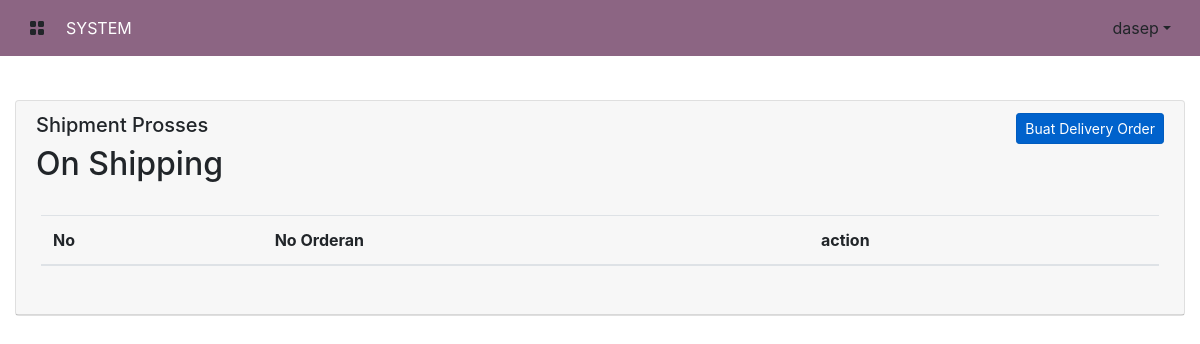
/index.php/i/p_requirment (signed in), run on an earlier commit of the app's database.
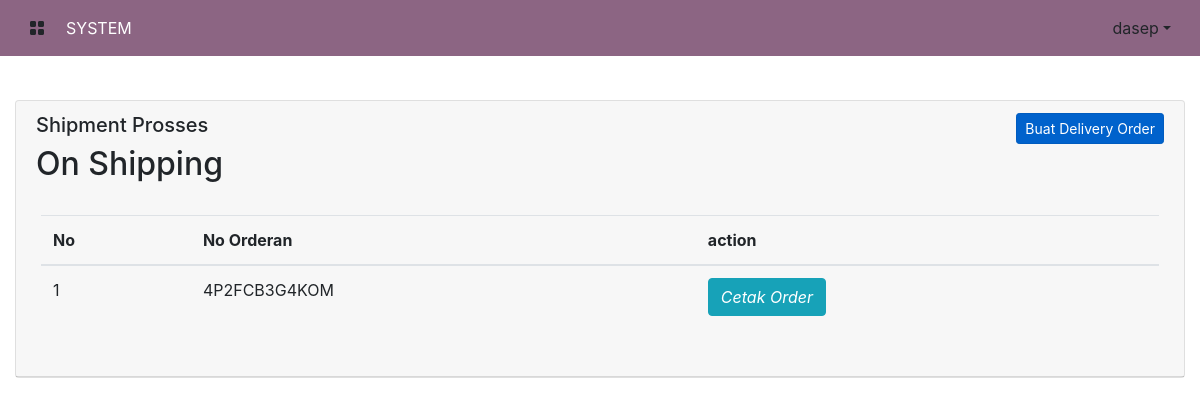
And on a later commit of the database.
### tables this page shows
CREATE TABLE `akun` (
  `id` int(11) NOT NULL AUTO_INCREMENT,
  `email` varchar(255) DEFAULT NULL,
  `nama` varchar(255) DEFAULT NULL,
  `password` varchar(255) DEFAULT NULL,
  `role_id` varchar(3) DEFAULT NULL,
  PRIMARY KEY (`id`)
);

CREATE TABLE `i_order_rq` (
  `id` int(11) NOT NULL AUTO_INCREMENT,
  `no_order` varchar(200) DEFAULT NULL,
  `supir` varchar(200) DEFAULT NULL,
  `status` varchar(100) DEFAULT NULL,
  `customer` varchar(100) DEFAULT NULL,
  `tanggal` date DEFAULT NULL,
  `awb` varchar(100) DEFAULT NULL,
  `truck` varchar(100) DEFAULT NULL,
  `shipment` varchar(100) DEFAULT NULL,
  `spesial_instruct` text DEFAULT NULL,
  PRIMARY KEY (`id`)
);

### application/controllers/i/P_requirment.php (called while the page is built, shortened)
<?php
class P_requirment  extends CI_Controller
{
	function index()
	{
		$data = array(
			'akun' => $this->db->get_where('akun', array('email' => $this->session->userdata('email')))->row(),
			'url'  => $this->uri->segment(2),
			'order'		=> $this->inventory_model->sc_control("i_order_rq")->result()
		);
		$this->load->view('template/header', $data);
		$this->load->view('inventory/delivery_order', $data);
		$this->load->view('template/footer');
	}
}

### index.php (called while the page is built, shortened)
<?php
require_once BASEPATH.'core/CodeIgniter.php';

### application/models/inventory_model.php (called while the page is built, shortened)
<?php
class Inventory_model extends CI_Model
{
	function sc_control($table)
	{
		return  $this->db->get($table);
	}
}

### application/views/inventory/delivery_order.php (the view, shortened to what this page needs)
<div id="responsive" class="container-fluid ">
  <div class="row">
    <div class="col-12">
      <div class="card card-chart">
        <div class="card-header ">
          <div class="row">
            <div class="col-sm-6 text-left">
              <h5 class="card-category">Shipment Prosses</h5>
              <h2 class="card-title">On Shipping</h2>
            </div>
            <div class="col-sm-6">
              <a target="blank" class="btn btn-sm btn-primary btn-simple active float-right" href="<?php echo base_url("i/Order") ?>">
                Buat Delivery Order
              </a>
            </div>
            <div class="card-body">
              <table id="table_id" class="table striped">
                <thead>
                  <tr>
                    <th>No</th>
                    <th>No Orderan</th>
                    <th>action</th>
                  </tr>
                </thead>
                <tbody>
                  <?php $no = 1;
                  foreach ($order as $gg) : ?>
                    <tr>
                      <td><?= $no++ ?></td>
                      <td><?= $gg->no_order ?></td>
                      <td><a href="<?= base_url('i/P_requirment/CetakDO/' . $gg->no_order) ?>" target="_blank" class="btn btn-info btn-fab btn-fab-mini btn-round">
                          <i class="tim-icons icon-delivery-fast">Cetak Order</i>
                        </a></td>
                      <!-- <td><?= $no++ ?></td>
                      <td><?= $gg->awb ?></td>
                      <td><?= $gg->shipref ?></td>
                      <td><?= $gg->product_number ?></td>
                      <td><?= $gg->quantity ?></td>
                      <td><?= $gg->pallet ?></td>
                      <td><?= $gg->total_cbm ?></td>
                      <td><a href="<?= base_url('i/P_requirment/CetakDO/' . $gg->awb) ?>" target="_blank" class="btn btn-info btn-fab btn-fab-mini btn-round">
                          <i class="tim-icons icon-delivery-fast">Cetak Order</i>
                        </a></td> -->
                    </tr>
                  <?php endforeach ?>
                </tbody>
              </table>
            </div>
          </div>
        </div>
      </div>
    </div>
  </div>

### application/views/template/header.php (shortened to what this page needs)
<!doctype html>
<html lang="en">
  <head>
    <link rel="stylesheet" href="<?= base_url('assets/css/')?>bootstrap.css">
    <link rel="stylesheet" href="<?= base_url('assets/css/')?>custome.css">
    <link rel="stylesheet" href="<?= base_url('assets/css/')?>bootstrap.min.css">
    <link rel="stylesheet" href="<?= base_url('assets/css/')?>bootstrap-grid.css">
    <link rel="stylesheet" href="<?= base_url('assets/css/')?>bootstrap-grid.min.css">
    <link rel="stylesheet" type="text/css" href="https://cdn.datatables.net/v/dt/jqc-1.12.4/dt-1.11.0/b-2.0.0/sl-1.3.3/datatables.min.css"/>
    <link rel="stylesheet" href="<?= base_url('assets/css/')?>glightbox.min.css" />
  </head>
  <body>
   <div id="wrapper" class="toggled">
   <header>
        <nav class="navbar navbar-expand-md navbar-dark fixed-top" style="background-color:#8c6583;">
            <a href="#menu-toggle" class="btn btn-default" id="menu-toggle"><i class="bi bi-grid-fill"></i></a>
          <div class="collapse navbar-collapse" id="navbarCollapse">
            <ul class="navbar-nav mr-auto">
              <li class="nav-item active">
                <a class="nav-link" href="#">SYSTEM<span class="sr-only"></span></a>
              </li>
            </ul>
          <div class="dropdown nav-item">
          <a href="#" class=" btn btn-default dropdown-toggle" data-toggle="dropdown">
            <?= $akun->nama?></a>
          </div>
          </div>
        </nav>
    </header>

### application/views/template/footer.php (shortened to what this page needs)
    </div>
        </div>
</body>
</html>

### assets/css/custome.css (style rules this page uses)
#wrapper { padding-left: 0; -webkit-transition: all 0.5s ease; -moz-transition: all 0.5s ease; -o-transition: all 0.5s ease; transition: all 0.5s ease; }
#wrapper.toggled { padding-left: 250px; }
@media (min-width:768px) { #wrapper { padding-left: 250px; } }
@media (min-width:768px) { #wrapper.toggled { padding-left: 0; } }

### application/views/template/header.php (style rules this page uses)
#responsive { margin-top:0; padding-top:100px; position:absolute; }

What changed in the data, as far as the page shows it:
added i_order_rq: no_order "4P2FCB3G4KOM"
